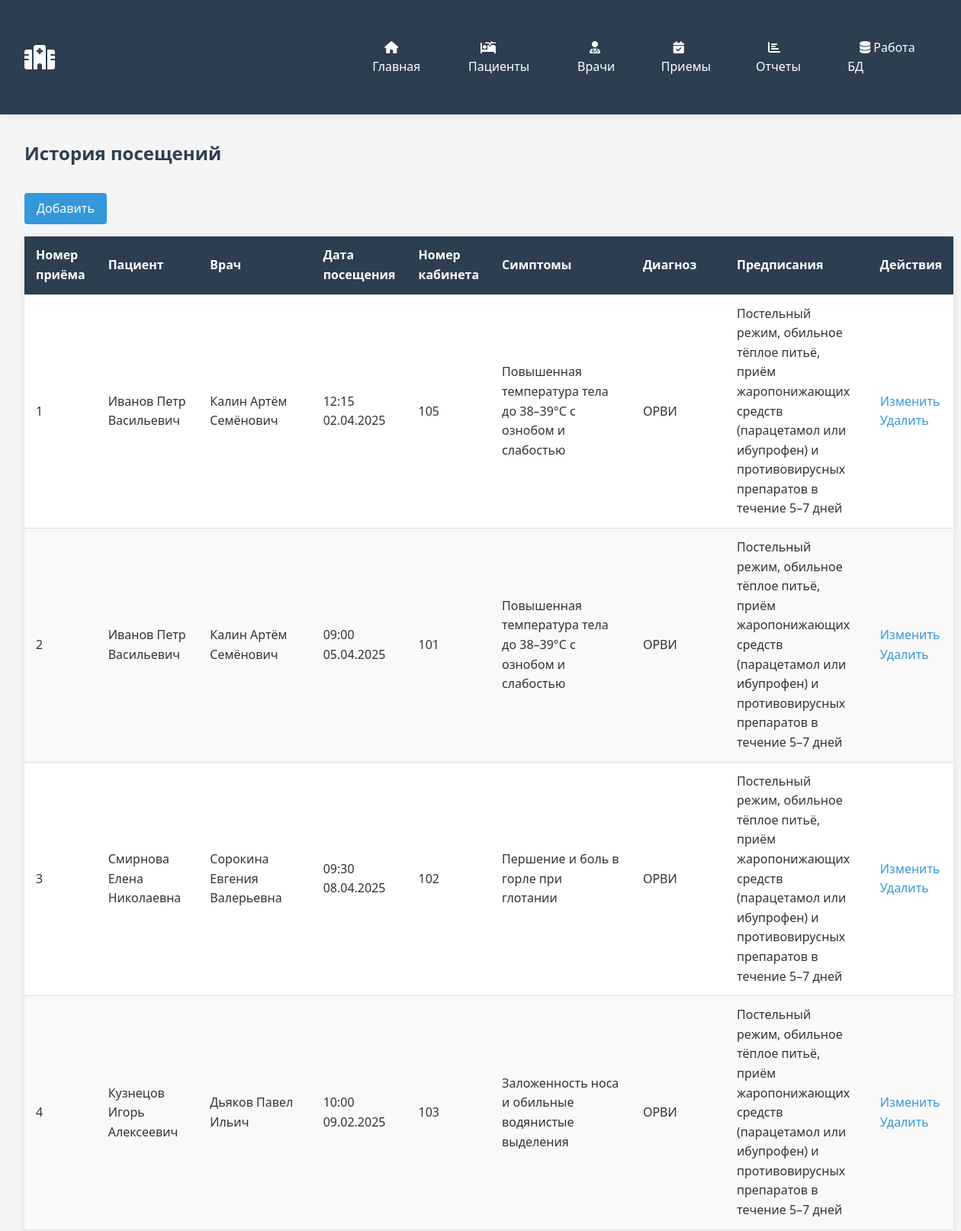
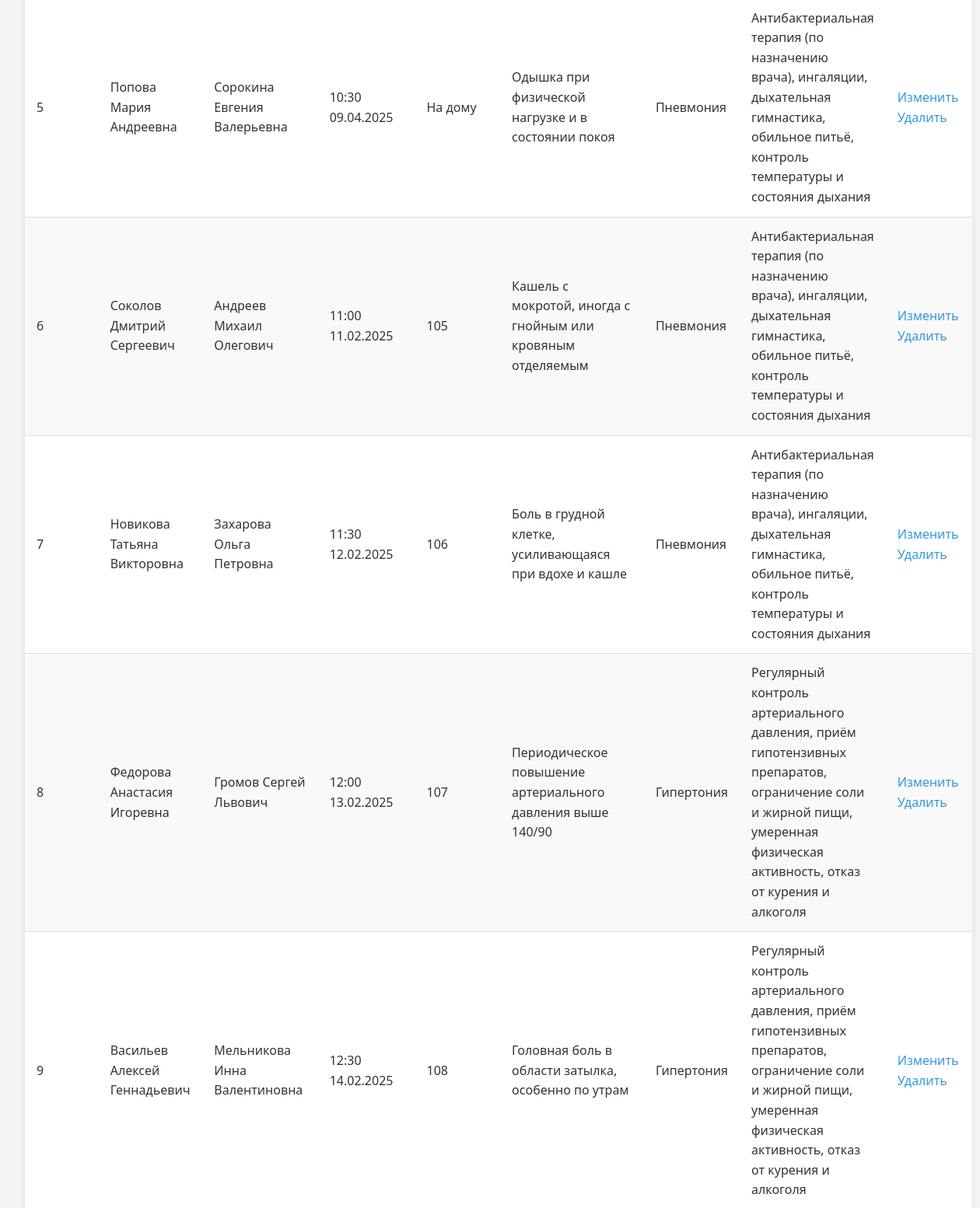
The page /pages/visits/visits.php (upper part) on the database its author committed (2 pictures, top to bottom).
### tables this page shows
CREATE TABLE `visit` (
  `id` int(11) NOT NULL,
  `patient` int(11) DEFAULT NULL,
  `doctor` int(11) DEFAULT NULL,
  `date_visit` datetime DEFAULT NULL,
  `office_in_hospital` varchar(10) DEFAULT NULL,
  `symptoms` int(11) DEFAULT NULL,
  `diagnosis` int(11) DEFAULT NULL,
  `prescription` int(11) DEFAULT NULL
);

CREATE TABLE `patient` (
  `id` int(11) NOT NULL,
  `last_name` varchar(20) DEFAULT NULL,
  `first_name` varchar(20) DEFAULT NULL,
  `patronymic` varchar(20) DEFAULT NULL,
  `gender` int(11) NOT NULL,
  `data_of_birth` date DEFAULT NULL,
  `reg_address` varchar(50) DEFAULT NULL,
  `resid_address` varchar(50) DEFAULT NULL,
  `passport` int(11) DEFAULT NULL,
  `insurance_policy` varchar(50) DEFAULT NULL,
  `organization` varchar(50) DEFAULT NULL,
  `phone_number` varchar(20) DEFAULT NULL,
  `email` varchar(50) DEFAULT NULL,
  `blood_type` int(11) DEFAULT NULL
);

CREATE TABLE `doctor` (
  `id` int(11) NOT NULL,
  `last_name` varchar(50) DEFAULT NULL,
  `first_name` varchar(50) DEFAULT NULL,
  `patronymic` varchar(50) DEFAULT NULL,
  `date_of_birth` date DEFAULT NULL,
  `number_phone` varchar(20) DEFAULT NULL,
  `email` varchar(50) DEFAULT NULL,
  `specialization` int(11) DEFAULT NULL,
  `post` int(11) DEFAULT NULL
);

CREATE TABLE `symptoms_patients` (
  `id` int(11) NOT NULL,
  `symptom` text DEFAULT NULL
);

CREATE TABLE `diagnosis` (
  `id` int(11) NOT NULL,
  `string` varchar(50) DEFAULT NULL
);

CREATE TABLE `prescription` (
  `id` int(11) NOT NULL,
  `name_prescription` text DEFAULT NULL
);

### pages/visits/visits.php (the view, shortened to what this page needs)
<?php
require_once '../../includes/header.php';
require_once '../../includes/config.php';
$sql = "SELECT
            p.last_name as patient_last_name,
            p.first_name as patient_first_name,
            p.patronymic as patient_patronymic,
            d.last_name as doctor_last_name,
            d.first_name as doctor_first_name,
            d.patronymic as doctor_patronymic,
            v.date_visit,
            v.office_in_hospital,
            v.id,
            sym.symptom,
            diag.string as diagnosis,
            pres.name_prescription as prescription,
            v.id
        FROM visit v
        JOIN patient p ON v.patient = p.id
        JOIN doctor d ON v.doctor = d.id
        JOIN symptoms_patients sym ON v.symptoms = sym.id
        JOIN diagnosis diag ON v.diagnosis = diag.id
        JOIN prescription pres ON v.prescription = pres.id
        ORDER BY v.id ASC";
$result = $conn->query($sql);
?>
<h2>История посещений</h2>
<a href="pages/visits/visits_insert.php" class="btn">Добавить</a>
<?php if ($result->num_rows > 0): ?>
<table class="table">
    <thead>
        <tr>
            <th>Номер приёма</th>
            <th>Пациент</th>
            <th>Врач</th>
            <th>Дата посещения</th>
            <th>Номер кабинета</th>
            <th>Симптомы</th>
            <th>Диагноз</th>
            <th>Предписания</th>
            <th>Действия</th>
        </tr>
    </thead>
    <tbody>
        <?php while($row = $result->fetch_assoc()):
            $visit_date = new DateTime($row['date_visit']);
            $formatted_date = $visit_date->format('H:i d.m.Y');
            $office = $row['office_in_hospital'] ?? 'На дому';
        ?>
            <tr>
                <td><?= htmlspecialchars($row['id']) ?></td>
                <td><?= htmlspecialchars("{$row['patient_last_name']} {$row['patient_first_name']} {$row['patient_patronymic']}") ?></td>
                <td><?= htmlspecialchars("{$row['doctor_last_name']} {$row['doctor_first_name']} {$row['doctor_patronymic']}") ?></td>
                <td><?= htmlspecialchars($formatted_date) ?></td>
                <td><?= htmlspecialchars($office) ?></td>
                <td><?= htmlspecialchars($row['symptom']) ?></td>
                <td><?= htmlspecialchars($row['diagnosis']) ?></td>
                <td><?= htmlspecialchars($row['prescription']) ?></td>
                <td>
                    <a href="pages/visits/visits_update.php?id=<?= $row['id'] ?>" class="btn-edit">Изменить</a>
                    <a href="pages/visits/visits_delete.php?id=<?= $row['id'] ?>" class="btn-delete" onclick="return confirm('Вы уверены, что хотите удалить??')">Удалить</a>
                </td>
            </tr>
        <?php endwhile; ?>
    </tbody>
</table>
<?php else: ?>
    <p>Записей о посещениях не найдено.</p>
<?php endif; ?>
<?php
require_once '../../includes/footer.php';
?>

### css/style.css (style rules this page uses)
:root { --primary-color: #3498db; --secondary-color: #2980b9; --accent-color: #e74c3c; --light-color: #ecf0f1; --dark-color: #2c3e50; --success-color: #2ecc71; --warning-color: #f39c12; --danger-color: #e74c3c; }
* { margin: 0; padding: 0; box-sizing: border-box; font-family: 'Segoe UI', Tahoma, Geneva, Verdana, sans-serif; }
body { background-color: #f5f5f5; color: #333; line-height: 1.6; }
a { text-decoration: none; color: var(--primary-color); }
h1, h2, h3 { margin-bottom: 1rem; color: var(--dark-color); }
.btn { display: inline-block; background: var(--primary-color); color: white; padding: 0.5rem 1rem; border-radius: 4px; margin-top: 1rem; transition: background-color 0.3s; }
.table { width: 100%; border-collapse: collapse; margin: 1rem 0; background: white; box-shadow: 0 2px 10px rgba(0,0,0,0.1); }
.table th, .table td { padding: 12px 15px; text-align: left; border-bottom: 1px solid #ddd; }
.table th { background-color: var(--dark-color); color: white; }
.table tr:nth-child(even) { background-color: #f9f9f9; }

### rows shown on the page
visit: id "1", patient.last_name+first_name+patronymic "Иванов Петр Васильевич", doctor.last_name+first_name+patronymic "Калин Артём Семёнович", date_visit "12:15 02.04.2025", office_in_hospital "105", symptoms_patients.symptom "Повышенная температура тела до 38–39°C с ознобом и слабостью", diagnosis.string "ОРВИ", prescription.name_prescription "Постельный режим, обильное тёплое питьё, приём жаропонижающих средств (парацетамол или ибупрофен) и противовирусных препаратов в течение 5–7 дней"
visit: id "2", patient.last_name+first_name+patronymic "Иванов Петр Васильевич", doctor.last_name+first_name+patronymic "Калин Артём Семёнович", date_visit "09:00 05.04.2025", office_in_hospital "101", symptoms_patients.symptom "Повышенная температура тела до 38–39°C с ознобом и слабостью", diagnosis.string "ОРВИ", prescription.name_prescription "Постельный режим, обильное тёплое питьё, приём жаропонижающих средств (парацетамол или ибупрофен) и противовирусных препаратов в течение 5–7 дней"
visit: id "3", patient.last_name+first_name+patronymic "Смирнова Елена Николаевна", doctor.last_name+first_name+patronymic "Сорокина Евгения Валерьевна", date_visit "09:30 08.04.2025", office_in_hospital "102", symptoms_patients.symptom "Першение и боль в горле при глотании", diagnosis.string "ОРВИ", prescription.name_prescription "Постельный режим, обильное тёплое питьё, приём жаропонижающих средств (парацетамол или ибупрофен) и противовирусных препаратов в течение 5–7 дней"
visit: id "4", patient.last_name+first_name+patronymic "Кузнецов Игорь Алексеевич", doctor.last_name+first_name+patronymic "Дьяков Павел Ильич", date_visit "10:00 09.02.2025", office_in_hospital "103", symptoms_patients.symptom "Заложенность носа и обильные водянистые выделения", diagnosis.string "ОРВИ", prescription.name_prescription "Постельный режим, обильное тёплое питьё, приём жаропонижающих средств (парацетамол или ибупрофен) и противовирусных препаратов в течение 5–7 дней"
visit: id "5", patient.last_name+first_name+patronymic "Попова Мария Андреевна", doctor.last_name+first_name+patronymic "Сорокина Евгения Валерьевна", date_visit "10:30 09.04.2025", office_in_hospital "На дому", symptoms_patients.symptom "Одышка при физической нагрузке и в состоянии покоя", diagnosis.string "Пневмония", prescription.name_prescription "Антибактериальная терапия (по назначению врача), ингаляции, дыхательная гимнастика, обильное питьё, контроль температуры и состояния дыхания"
visit: id "6", patient.last_name+first_name+patronymic "Соколов Дмитрий Сергеевич", doctor.last_name+first_name+patronymic "Андреев Михаил Олегович", date_visit "11:00 11.02.2025", office_in_hospital "105", symptoms_patients.symptom "Кашель с мокротой, иногда с гнойным или кровяным отделяемым", diagnosis.string "Пневмония", prescription.name_prescription "Антибактериальная терапия (по назначению врача), ингаляции, дыхательная гимнастика, обильное питьё, контроль температуры и состояния дыхания"
visit: id "7", patient.last_name+first_name+patronymic "Новикова Татьяна Викторовна", doctor.last_name+first_name+patronymic "Захарова Ольга Петровна", date_visit "11:30 12.02.2025", office_in_hospital "106", symptoms_patients.symptom "Боль в грудной клетке, усиливающаяся при вдохе и кашле", diagnosis.string "Пневмония", prescription.name_prescription "Антибактериальная терапия (по назначению врача), ингаляции, дыхательная гимнастика, обильное питьё, контроль температуры и состояния дыхания"
visit: id "8", patient.last_name+first_name+patronymic "Федорова Анастасия Игоревна", doctor.last_name+first_name+patronymic "Громов Сергей Львович", date_visit "12:00 13.02.2025", office_in_hospital "107", symptoms_patients.symptom "Периодическое повышение артериального давления выше 140/90", diagnosis.string "Гипертония", prescription.name_prescription "Регулярный контроль артериального давления, приём гипотензивных препаратов, ограничение соли и жирной пищи, умеренная физическая активность, отказ от курения и алкоголя"
visit: id "9", patient.last_name+first_name+patronymic "Васильев Алексей Геннадьевич", doctor.last_name+first_name+patronymic "Мельникова Инна Валентиновна", date_visit "12:30 14.02.2025", office_in_hospital "108", symptoms_patients.symptom "Головная боль в области затылка, особенно по утрам", diagnosis.string "Гипертония", prescription.name_prescription "Регулярный контроль артериального давления, приём гипотензивных препаратов, ограничение соли и жирной пищи, умеренная физическая активность, отказ от курения и алкоголя"
